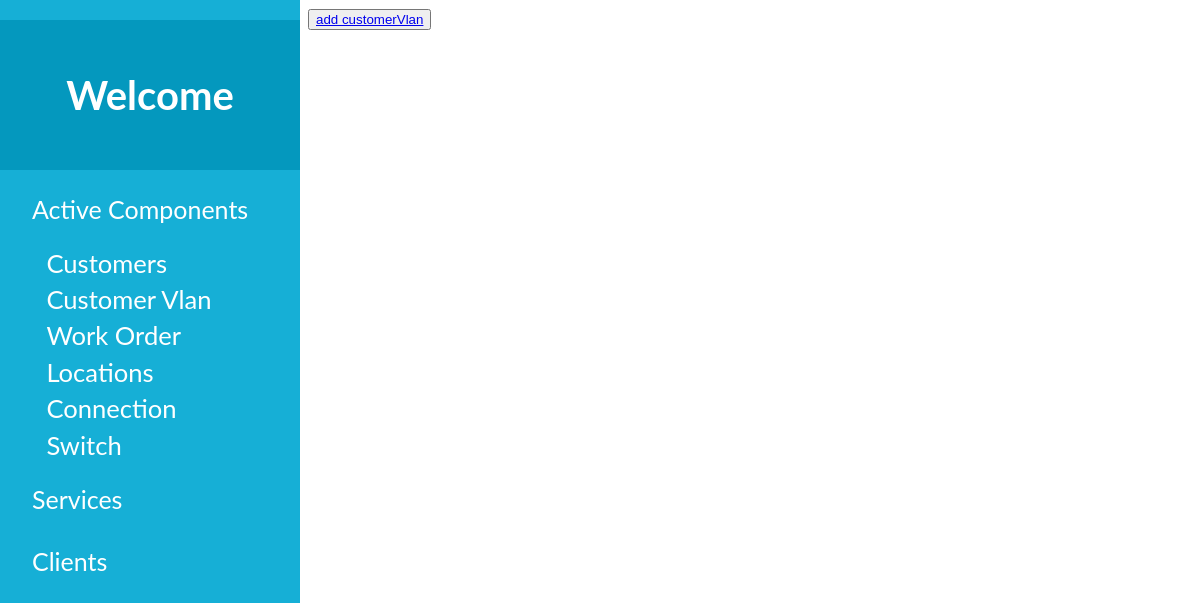
Page /devices/customerVlan on the earlier database version.
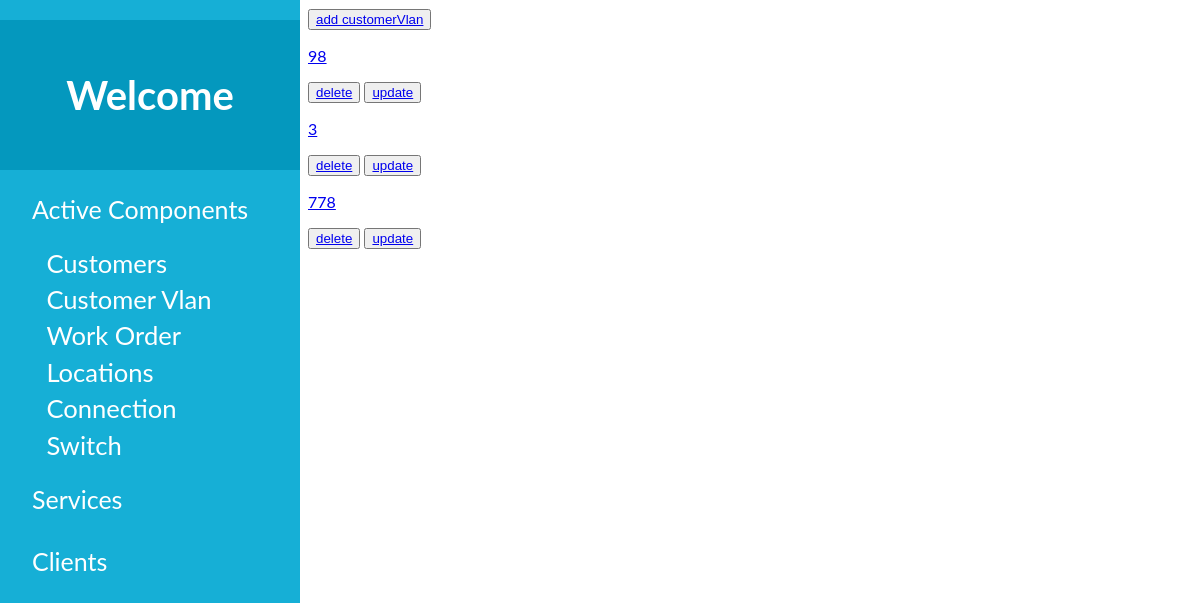
Same page on the later database version.
### sitadevices/models.py (models this page shows)
class CustomerVlan(models.Model):
    custumor = models.ForeignKey(Customer, on_delete=models.CASCADE)
    vlan_number = models.IntegerField()
    usage = models.CharField(choices=usages, max_length=200)
    config_date = models.DateTimeField()
    vlan_description = models.TextField()
    ip_config = models.CharField(choices=ip, max_length=200)
    dhcp_ip_range = models.CharField(max_length=50)
    lan_ip_range = models.CharField(max_length=50)
    lan_subnet_mask = models.CharField(max_length=50)
    wan_public_ip = models.CharField(max_length=50)
    wan_subnet_mask = models.CharField(max_length=50)
    bandwidth = models.IntegerField()
    additional_config = models.TextField()
    remark = models.TextField()
    disconnection_date = models.DateField(null=True, blank=True)
    submitted_date_time = models.DateTimeField(default=timezone.now)

### sitadevices/views.py (the view)
# urls.py: path('customerVlan', CustomerVlans, name="customerVlanlist"),
def CustomerVlans(request):
    customerVlan = CustomerVlan.objects.all()
    dic = {
        'customerVlan': customerVlan,
    }
    return render(request, 'admin/customerVlan/CustomerVlan.html', {'dic': dic})

### sitadevices/templates/admin/customervlan/CustomerVlan.html
{% extends '../base1.html' %}
{% block content %}
<button> <a href="{%url 'device:customerVlaninp' %}">add customerVlan</a></button>
{% for customerVlan in dic.customerVlan %}
    <a href="{%url 'device:customerVlanind' customerVlan.id%}">
        <p>{{customerVlan.vlan_number}}</p>
    </a>
    <button><a href="{%url 'device:customerVlandel' customerVlan.id%}">delete</a></button>
    <button><a href="{%url 'device:customerVlanupd' customerVlan.id%}">update</a></button>
{% endfor %}
{% endblock  %}

Differences in the rows shown:
added CustomerVlan: vlan_number "98"
added CustomerVlan: vlan_number "3"
added CustomerVlan: vlan_number "778"
